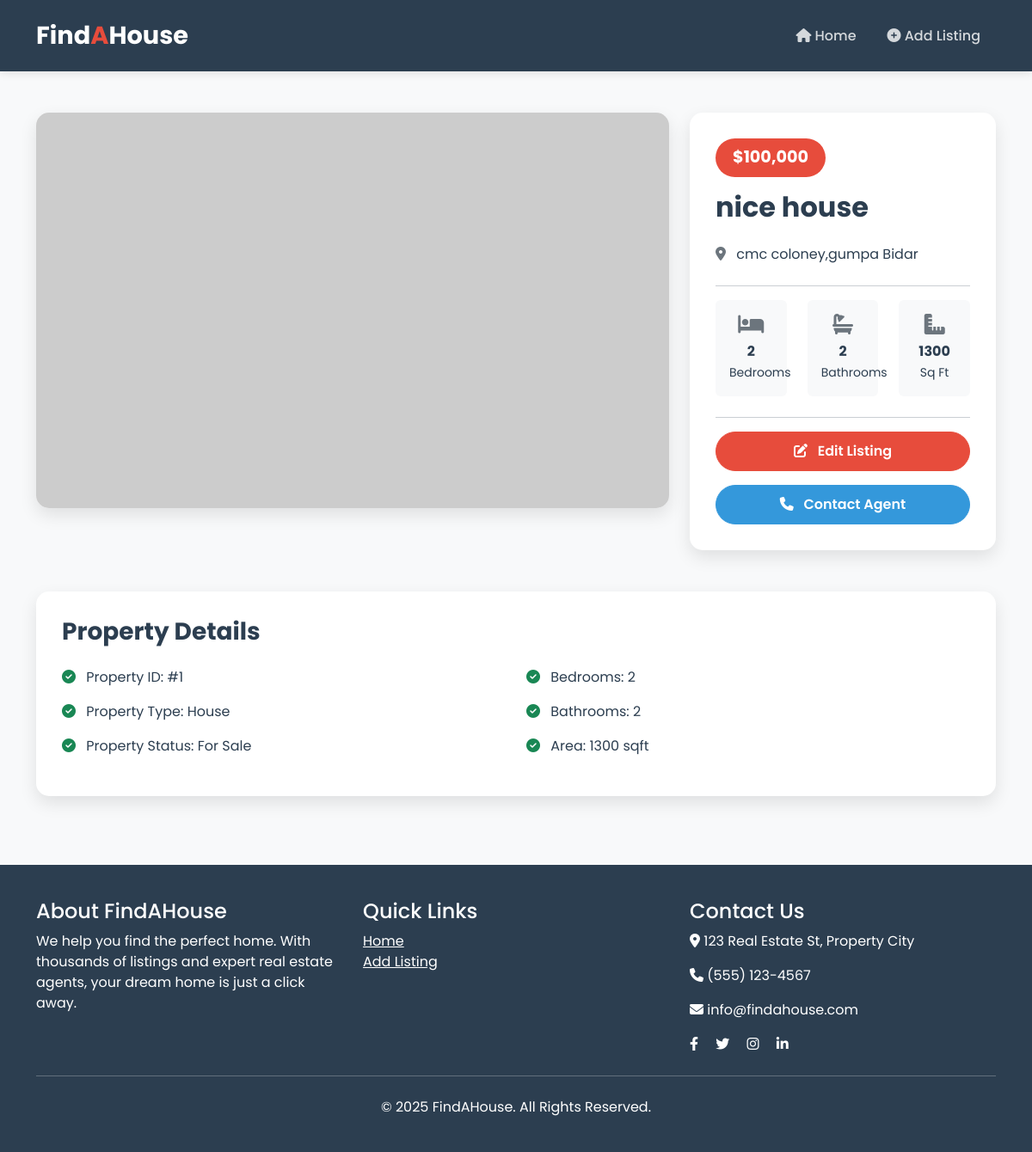
The app's page /listings/1/ with its own data.
### listings/models.py (models this page shows, shortened)
class Listing(models.Model):
    title = models.CharField(max_length=100)
    price = models.IntegerField()
    num_bedrooms = models.IntegerField()
    num_bathrooms = models.IntegerField()
    square_footage = models.IntegerField()
    address = models.CharField(max_length=100)
    image = models.ImageField(upload_to='media/listings/', blank=True, null=True)  # Add ImageField

### listings/views.py (the view)
# urls.py: path('listings/<int:pk>/', listing_retreve, name='listing_retreve'),
def listing_retreve(request, pk):
    listing = get_object_or_404(Listing, pk=pk)
    return render(request, 'listing_detail.html', {'listing': listing})

### templates/listing_detail.html (shortened to what this page needs)
{% extends 'base.html' %}
{% load humanize %}
{% block content %}
    <div class="container mt-5">
        <div class="row">
            <div class="col-md-8">
                {% if listing.image %}
                    <img src="{{ listing.image.url }}" class="img-fluid listing-img" alt="{{ listing.title }}">
                {% else %}
                    <img src="https://via.placeholder.com/800x500" class="img-fluid listing-img" alt="Listing Image">
                {% endif %}
            </div>
            <div class="col-md-4">
                <div class="detail-section h-100">
                    <div class="price-tag mb-3">${{ listing.price|floatformat:0|intcomma }}</div>
                    <h2 class="fw-bold mb-4">{{ listing.title }}</h2>
                    <div class="mb-4">
                        <p class="mb-1"><i class="fas fa-map-marker-alt text-secondary me-2"></i> {{ listing.address }}</p>
                    </div>
                    <hr>
                    <div class="row text-center mb-4">
                        <div class="col-4">
                            <div class="p-3 rounded bg-light">
                                <i class="fas fa-bed text-secondary mb-2 h4"></i>
                                <p class="mb-0 fw-bold">{{ listing.num_bedrooms }}</p>
                                <small>Bedrooms</small>
                            </div>
                        </div>
                        <div class="col-4">
                            <div class="p-3 rounded bg-light">
                                <i class="fas fa-bath text-secondary mb-2 h4"></i>
                                <p class="mb-0 fw-bold">{{ listing.num_bathrooms }}</p>
                                <small>Bathrooms</small>
                            </div>
                        </div>
                        <div class="col-4">
                            <div class="p-3 rounded bg-light">
                                <i class="fas fa-ruler-combined text-secondary mb-2 h4"></i>
                                <p class="mb-0 fw-bold">{{ listing.square_footage }}</p>
                                <small>Sq Ft</small>
                            </div>
                        </div>
                    </div>
                    <hr>
                    <a href="{% url 'listing_update' listing.pk %}" class="btn btn-warning w-100 mb-3">
                        <i class="fas fa-edit me-2"></i> Edit Listing
                    </a>
                    <button class="btn btn-primary w-100">
                        <i class="fas fa-phone me-2"></i> Contact Agent
                    </button>
                </div>
            </div>
        </div>
        <div class="row mt-5">
            <div class="col-12">
                <div class="detail-section">
                    <h3 class="fw-bold mb-4">Property Details</h3>
                    <div class="row">
                        <div class="col-md-6">
                            <ul class="list-unstyled">
                                <li class="mb-3"><i class="fas fa-check-circle text-success me-2"></i> Property ID: #{{ listing.pk }}</li>
                                <li class="mb-3"><i class="fas fa-check-circle text-success me-2"></i> Property Type: House</li>
                                <li class="mb-3"><i class="fas fa-check-circle text-success me-2"></i> Property Status: For Sale</li>
                            </ul>
                        </div>
                        <div class="col-md-6">
                            <ul class="list-unstyled">
                                <li class="mb-3"><i class="fas fa-check-circle text-success me-2"></i> Bedrooms: {{ listing.num_bedrooms }}</li>
                                <li class="mb-3"><i class="fas fa-check-circle text-success me-2"></i> Bathrooms: {{ listing.num_bathrooms }}</li>
                                <li class="mb-3"><i class="fas fa-check-circle text-success me-2"></i> Area: {{ listing.square_footage }} sqft</li>
                            </ul>
                        </div>
                    </div>
                </div>
            </div>
        </div>
    </div>
{% endblock %}

### templates/base.html (style rules this page uses)
:root { --primary-color: #2c3e50; --secondary-color: #3498db; --accent-color: #e74c3c; --light-color: #ecf0f1; --dark-color: #2c3e50; }
body { font-family: 'Poppins', sans-serif; background-color: #f8f9fa; color: var(--dark-color); }
.btn-primary { background-color: var(--secondary-color); border-color: var(--secondary-color); padding: 10px 20px; border-radius: 30px; font-weight: 600; transition: all 0.3s; }
.btn-warning { background-color: var(--accent-color); border-color: var(--accent-color); color: white; padding: 10px 20px; border-radius: 30px; font-weight: 600; transition: all 0.3s; }
.price-tag { background-color: var(--accent-color); color: white; font-weight: 700; font-size: 1.2rem; padding: 8px 20px; border-radius: 30px; display: inline-block; margin-bottom: 20px; }
.detail-section { background-color: white; border-radius: 15px; padding: 30px; box-shadow: 0 8px 20px rgba(0, 0, 0, 0.1); }
.listing-img { border-radius: 15px; box-shadow: 0 8px 20px rgba(0, 0, 0, 0.1); }

### records on screen
Listing: price "100,000", title "nice house", address "cmc coloney,gumpa Bidar", num_bedrooms "2", num_bathrooms "2", square_footage "1300", pk "1"
